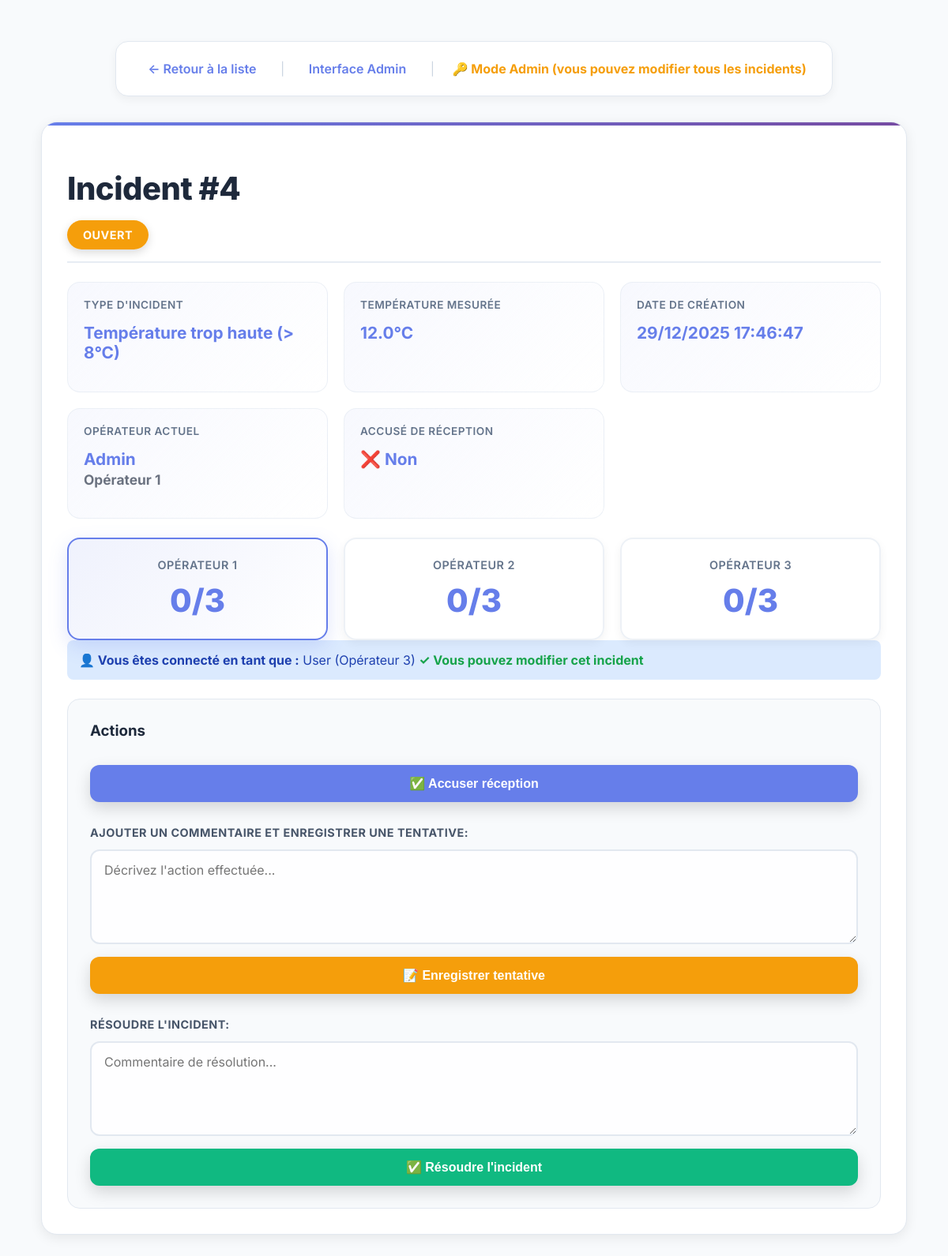
Screenshot of /gestion-incidents/4/ (signed in) with the database file from the repository.
### DHT/models.py (models this page shows, shortened)
class Incident(models.Model):
    STATUT_CHOICES = [
        ('ouvert', 'Ouvert'),
        ('en_cours', 'En cours'),
        ('resolu', 'Résolu'),
        ('ferme', 'Fermé'),
    ]
    TYPE_INCIDENT_CHOICES = [
        ('trop_bas', 'Température trop basse (< 2°C)'),
        ('trop_haut', 'Température trop haute (> 8°C)'),
    ]
    dht11 = models.ForeignKey(Dht11, on_delete=models.CASCADE, related_name='incidents')
    temperature = models.FloatField(help_text="Température qui a déclenché l'incident")
    type_incident = models.CharField(max_length=20, choices=TYPE_INCIDENT_CHOICES)
    statut = models.CharField(max_length=20, choices=STATUT_CHOICES, default='ouvert')
    date_creation = models.DateTimeField(auto_now_add=True)
    date_modification = models.DateTimeField(auto_now=True)
    date_resolution = models.DateTimeField(null=True, blank=True)
    operateur_actuel = models.ForeignKey(
        Operateur,
        on_delete=models.SET_NULL,
        null=True,
        blank=True,
        related_name='incidents_actuels'
    )
    operateur_initial = models.ForeignKey(
        Operateur,
        on_delete=models.SET_NULL,
        null=True,
        blank=True,
        related_name='incidents_initiaux'
    )
    tentatives_operateur1 = models.IntegerField(default=0)
    tentatives_operateur2 = models.IntegerField(default=0)
    tentatives_operateur3 = models.IntegerField(default=0)
    commentaires = models.TextField(blank=True)
    accuse_reception = models.BooleanField(default=False)
    date_accuse_reception = models.DateTimeField(null=True, blank=True)
    class Meta:
        ordering = ['-date_creation']
        verbose_name = "Incident"
        verbose_name_plural = "Incidents"

class Operateur(models.Model):
    nom = models.CharField(max_length=100)
    email = models.EmailField()
    telephone = models.CharField(max_length=20, blank=True, null=True)
    ordre_escalade = models.IntegerField(help_text="Ordre d'escalade (1, 2 ou 3)")
    actif = models.BooleanField(default=True)
    user = models.OneToOneField(
        User,
        on_delete=models.SET_NULL,
        null=True,
        blank=True,
        related_name='operateur_profile',
        help_text="Utilisateur Django associé pour l'authentification"
    )
    class Meta:
        ordering = ['ordre_escalade']
        verbose_name = "Opérateur"
        verbose_name_plural = "Opérateurs"

### DHT/views.py (the view)
# urls.py: path("gestion-incidents/<int:incident_id>/", views.detail_incident, name="detail_incident"),
def detail_incident(request, incident_id):
    try:
        incident = Incident.objects.get(id=incident_id)
    except Incident.DoesNotExist:
        messages.error(request, "Incident introuvable.")
        return redirect('liste_incidents')
    operateurs = Operateur.objects.filter(actif=True)
    operateur_connecte = get_operateur_from_user(request.user)
    peut_modifier, message_erreur = verifier_permission_modification(request, incident)
    context = {
        'incident': incident,
        'operateurs': operateurs,
        'operateur_connecte': operateur_connecte,
        'peut_modifier': peut_modifier,
        'message_erreur': message_erreur,
    }
    return render(request, 'gestion_incidents/detail.html', context)

### DHT/views.py (called while the page is built, shortened)
def get_operateur_from_user(user):
    if not user or not user.is_authenticated:
        return None
    try:
        return Operateur.objects.get(user=user)
    except Operateur.DoesNotExist:
        return None

def verifier_permission_modification(request, incident):
    if not request.user.is_authenticated:
        return False, "Vous devez être connecté pour modifier un incident."
    if request.user.is_superuser:
        return True, None

### templates/gestion_incidents/detail.html (shortened to what this page needs)
{% load static %}
<!DOCTYPE html>
<html lang="fr">
<head>
    <link rel="stylesheet" href="{% static 'css/dashboard.css' %}">
</head>
<body>
    <div class="detail-container">
        <div class="nav-links">
            <a href="{% url 'liste_incidents' %}">← Retour à la liste</a>
            {% if user.is_authenticated %}
                <span style="margin: 0 10px;">|</span>
                <a href="{% url 'admin:index' %}">Interface Admin</a>
                {% if user.is_superuser %}
                    <span style="margin: 0 10px;">|</span>
                    <span style="color: #f59e0b; font-weight: bold;">🔑 Mode Admin (vous pouvez modifier tous les incidents)</span>
                {% endif %}
            {% endif %}
        </div>
        <div class="incident-card">
            <div class="incident-header">
                <div>
                    <h1>Incident #{{ incident.id }}</h1>
                    <span class="badge-statut badge-{{ incident.statut }}">
                        {{ incident.get_statut_display }}
                    </span>
                </div>
            </div>
            <div class="info-grid">
                <div class="info-item">
                    <label>Type d'incident</label>
                    <div class="value">{{ incident.get_type_incident_display }}</div>
                </div>
                <div class="info-item">
                    <label>Température mesurée</label>
                    <div class="value">{{ incident.temperature }}°C</div>
                </div>
                <div class="info-item">
                    <label>Date de création</label>
                    <div class="value">{{ incident.date_creation|date:"d/m/Y H:i:s" }}</div>
                </div>
                <div class="info-item">
                    <label>Opérateur actuel</label>
                    <div class="value">
                        {% if incident.operateur_actuel %}
                            {{ incident.operateur_actuel.nom }}<br>
                            <small style="color: #6b7280;">Opérateur {{ incident.operateur_actuel.ordre_escalade }}</small>
                        {% else %}
                            <span style="color: #9ca3af;">Non assigné</span>
                        {% endif %}
                    </div>
                </div>
                <div class="info-item">
                    <label>Accusé de réception</label>
                    <div class="value">
                        {% if incident.accuse_reception %}
                            ✅ Oui ({{ incident.date_accuse_reception|date:"d/m/Y H:i" }})
                        {% else %}
                            ❌ Non
                        {% endif %}
                    </div>
                </div>
            </div>
            <div class="tentatives-info">
                <div class="tentative-card {% if incident.operateur_actuel and incident.operateur_actuel.ordre_escalade == 1 %}active{% endif %}">
                    <h4>Opérateur 1</h4>
                    <div class="count">{{ incident.tentatives_operateur1 }}/3</div>
                </div>
                <div class="tentative-card {% if incident.operateur_actuel and incident.operateur_actuel.ordre_escalade == 2 %}active{% endif %}">
                    <h4>Opérateur 2</h4>
                    <div class="count">{{ incident.tentatives_operateur2 }}/3</div>
                </div>
                <div class="tentative-card {% if incident.operateur_actuel and incident.operateur_actuel.ordre_escalade == 3 %}active{% endif %}">
                    <h4>Opérateur 3</h4>
                    <div class="count">{{ incident.tentatives_operateur3 }}/3</div>
                </div>
            </div>
            {% if operateur_connecte %}
            <div style="background: #dbeafe; color: #1e40af; padding: 15px; border-radius: 8px; margin-bottom: 20px;">
                <strong>👤 Vous êtes connecté en tant que :</strong> {{ operateur_connecte.nom }} (Opérateur {{ operateur_connecte.ordre_escalade }})
                {% if peut_modifier %}
                    <span style="color: #16a34a; font-weight: bold;">✓ Vous pouvez modifier cet incident</span>
                {% else %}
                    <span style="color: #dc2626; font-weight: bold;">✗ Vous ne pouvez pas modifier cet incident</span>
                {% endif %}
            </div>
            {% endif %}
            <div class="actions-section">
                <h3>Actions</h3>
                <div class="action-buttons">
                    {% if peut_modifier %}
                        {% if not incident.accuse_reception %}
                        <form method="POST" action="{% url 'accuser_reception_incident' incident.id %}" style="display: inline-block; width: 100%;">
                            <button type="submit" class="btn btn-primary" style="width: 100%;">✅ Accuser réception</button>
                        </form>
                        {% endif %}
                        {% if incident.statut != 'resolu' and incident.statut != 'ferme' %}
                        <form method="POST" action="{% url 'traiter_incident' incident.id %}" style="display: block; width: 100%; margin-top: 16px;">
                            <div>
                                <label for="commentaire-traiter"><strong>Ajouter un commentaire et enregistrer une tentative:</strong></label>
                                <textarea name="commentaire" id="commentaire-traiter" placeholder="Décrivez l'action effectuée..."></textarea>
                            </div>
                            <button type="submit" class="btn btn-warning" style="width: 100%; margin-top: 12px;">📝 Enregistrer tentative</button>
                        </form>
                        <form method="POST" action="{% url 'resoudre_incident' incident.id %}" style="display: block; width: 100%; margin-top: 16px;">
                            <div>
                                <label for="commentaire-resoudre"><strong>Résoudre l'incident:</strong></label>
                                <textarea name="commentaire" id="commentaire-resoudre" placeholder="Commentaire de résolution..." required></textarea>
                            </div>
                            <button type="submit" class="btn btn-success" style="width: 100%; margin-top: 12px;">✅ Résoudre l'incident</button>
                        </form>
                        {% endif %}
                    {% endif %}
                </div>
            </div>
        </div>
    </div>
</body>
</html>

### DHT/static/css/dashboard.css (style rules this page uses)
* { box-sizing: border-box; }
body { font-family: "Inter", -apple-system, BlinkMacSystemFont, "Segoe UI", Roboto, sans-serif; background: #f8fafc; margin: 0; padding: 32px; color: #1f2937; min-height: 100vh; position: relative; overflow-x: hidden; }
h1, h2 { text-align: center; margin-bottom: 24px; color: #1e293b; letter-spacing: -0.5px; font-weight: 800; font-size: 2.5rem; }
.nav-links { text-align: center; margin-bottom: 32px; padding: 16px 24px; background: #ffffff; border-radius: 16px; border: 1px solid #e2e8f0; box-shadow: 0 4px 12px rgba(0, 0, 0, 0.05); max-width: fit-content; margin-left: auto; margin-right: auto; }
.nav-links a { color: #667eea; text-decoration: none; font-weight: 600; padding: 8px 16px; border-radius: 8px; transition: all 0.3s ease; display: inline-block; position: relative; }
.nav-links a::before { content: ''; position: absolute; bottom: 4px; left: 50%; transform: translateX(-50%); width: 0; height: 2px; background: #667eea; transition: width 0.3s ease; }
.nav-links span { color: #cbd5e1; margin: 0 8px; }
.value { font-size: 3rem; margin: 16px 0; color: #667eea; font-weight: 800; line-height: 1.2; }
button { border: none; padding: 12px 24px; border-radius: 10px; background: #667eea; color: #fff; cursor: pointer; font-weight: 600; font-size: 0.9rem; box-shadow: 0 2px 8px rgba(102, 126, 234, 0.2); transition: all 0.3s ease; width: 100%; margin-top: auto; }
form { display: flex; flex-direction: column; gap: 16px; margin-top: 12px; flex: 1; }
label { text-align: left; color: #475569; font-weight: 600; font-size: 0.9rem; text-transform: uppercase; letter-spacing: 0.5px; margin-bottom: -8px; }

### rows the page displays
Incident: id "4", statut "OUVERT", type_incident "Température trop haute (> 8°C)", temperature "12.0", date_creation "29/12/2025 17:46:47", operateur_actuel.nom "Admin", operateur_actuel.ordre_escalade "1", tentatives_operateur1 "0", tentatives_operateur2 "0", tentatives_operateur3 "0"
Operateur: nom "User", ordre_escalade "3"
